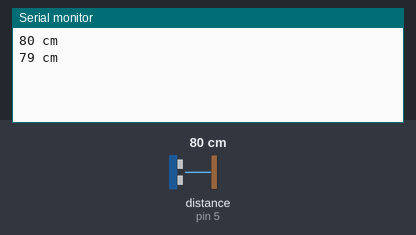
Bench run of a sketch on a simulated Arduino Uno, built with avr-gcc and run on an emulated ATmega328P. On the bench: the last lines printed to the serial monitor. Wiring (inferred from the names in the program): ultrasonic range finder: trigger pin 6; echo pin 5. The test bench sets the inputs (shaded band); at power-on: distance to the obstacle (sensor on pin 5) 80 cm. The echo pulse lasts 58.3 µs per cm.

Above: at 1.8 s.
1.9 s: distance to the obstacle (sensor on pin 5) set to 2 cm
At 2.8 s:
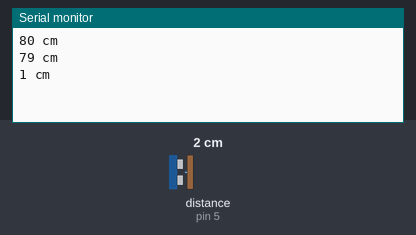
3.4 s: distance to the obstacle (sensor on pin 5) set to 4 cm
At 4.8 s:
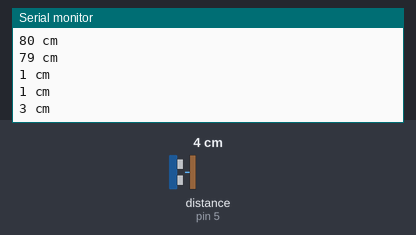
Timing chart, 0 to 6.4 s (numbered marks = the images above; inputs shaded):
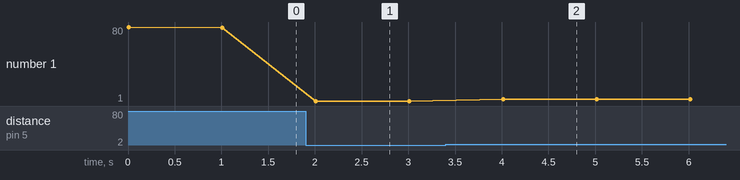

Measured:
- after the input at 1.9 s, the serial monitor: prints a new line after 0.11 s (image 1)
- after the input at 3.4 s, the serial monitor: prints a new line after 0.61 s (image 2)
- plotted number 1: 79 → 1 after the input at 1.9 s, 1 → 3 after the input at 3.4 s

The sketch:

iinterrupt.ino
```cpp
#include <Servo.h>

const int SERVO = 9;
Servo servo;
const int trig = 6;
const int echo = 5;

void setup() {
  Serial.begin(9600);
  pinMode(echo, INPUT);
  pinMode(trig, OUTPUT);
  servo.write(0);
  }

void loop() {
  digitalWrite(trig, LOW);
  delayMicroseconds(2);
  digitalWrite(trig, HIGH);
  delayMicroseconds(10);
  digitalWrite(trig, LOW);

  long duration = pulseIn(echo, HIGH);
  long distace = (duration/2) / 29.1;

  Serial.print(distace);
  Serial.println(" cm");

  if (distace < 10)
  {
    servo.write(180);
    delay(1000);
  }
  if (distace > 10)
  {
    servo.write(0);
    delay(1000);
  }
}
```
